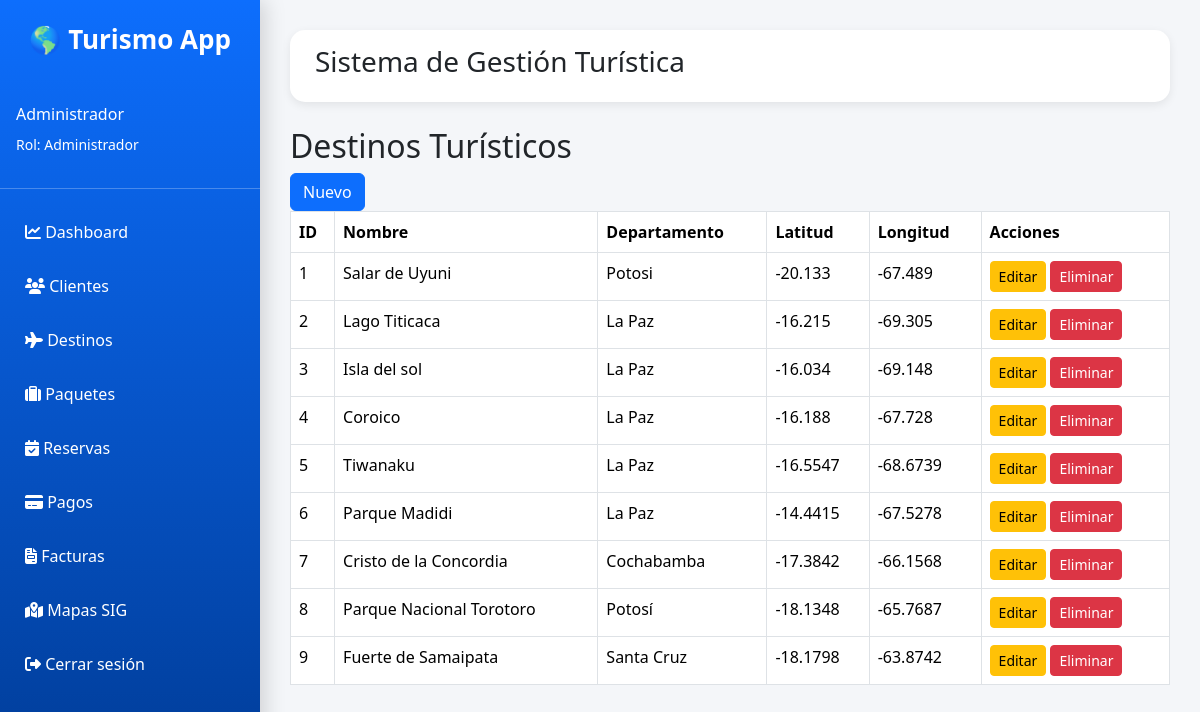
The app's page /destinos/ (signed in) with its own data.
### app/models.py (models this page shows, shortened)
class Usuario(UserMixin, db.Model):
    __tablename__ = "usuarios"
    id = db.Column(
        db.Integer,
        primary_key=True
    )
    nombre = db.Column(
        db.String(100),
        nullable=False
    )
    correo = db.Column(
        db.String(100),
        unique=True,
        nullable=False
    )
    password = db.Column(
        db.String(255),
        nullable=False
    )
    rol_id = db.Column(
        db.Integer,
        db.ForeignKey("roles.id"),
        nullable=False
    )

class Rol(db.Model):
    __tablename__ = "roles"
    id = db.Column(
        db.Integer,
        primary_key=True
    )
    nombre = db.Column(
        db.String(50),
        unique=True,
        nullable=False
    )
    usuarios = db.relationship(
        "Usuario",
        backref="rol",
        lazy=True
    )

class Destino(db.Model):
    __tablename__ = "destinos"
    id = db.Column(
        db.Integer,
        primary_key=True
    )
    nombre = db.Column(
        db.String(100),
        nullable=False
    )
    departamento = db.Column(
        db.String(100),
        nullable=False
    )
    descripcion = db.Column(
        db.Text
    )
    latitud = db.Column(
        db.Float
    )
    longitud = db.Column(
        db.Float
    )
    imagen = db.Column(
        db.String(255)
    )

### app/destinos/routes.py (the view)
@destinos_bp.route("/")
@login_required
def listar_destinos():
    destinos = Destino.query.all()
    return render_template(
    "destinos/listar.html",
    destinos=destinos
)

### app/templates/destinos/listar.html
{% extends 'base.html' %}
{% block content %}
<h2>Destinos Turísticos</h2>
{% if current_user.rol.nombre != "Cliente" %}
<a href="/destinos/nuevo" class="btn btn-primary">
    Nuevo
</a>
{% endif %}
<table class="table table-bordered">
    <thead>
        <tr>
            <th>ID</th>
            <th>Nombre</th>
            <th>Departamento</th>
            <th>Latitud</th>
            <th>Longitud</th>
            <th>Acciones</th>
        </tr>
    </thead>
    <tbody>
    {% for destino in destinos %}
    <tr>
        <td>{{ destino.id }}</td>
        <td>{{ destino.nombre }}</td>
        <td>{{ destino.departamento }}</td>
        <td>{{ destino.latitud }}</td>
        <td>{{ destino.longitud }}</td>
        <td>
            {% if current_user.rol.nombre != "Cliente" %}
                <a href="/destinos/editar/{{ destino.id }}"
                    class="btn btn-warning btn-sm">
                        Editar
                </a>
                <a href="/destinos/eliminar/{{ destino.id }}"
                    class="btn btn-danger btn-sm">
                        Eliminar
                </a>
            {% else %}
                <span class="text-muted">
                    Solo lectura
                </span>
            {% endif %}
        </td>
    </tr>
    {% endfor %}
    </tbody>
</table>
{% endblock %}

### app/templates/base.html (shortened to what this page needs)
<!DOCTYPE html>
<html lang="es">
<head>
<link href="https://cdn.jsdelivr.net/npm/bootstrap@5.3.7/dist/css/bootstrap.min.css" rel="stylesheet">
<link rel="stylesheet"
href="https://cdnjs.cloudflare.com/ajax/libs/font-awesome/6.5.2/css/all.min.css">
</head>
<body>
<div class="sidebar offcanvas-md offcanvas-start"
     tabindex="-1"
     id="menu">
<div class="logo">
    🌎 Turismo App
</div>
{% if current_user.is_authenticated %}
<div class="text-white p-3">
    <h6>{{ current_user.nombre }}</h6>
    <small>
        Rol: {{ current_user.rol.nombre }}
    </small>
</div>
<hr>
{% endif %}
{% if current_user.is_authenticated %}
    {% if current_user.rol.nombre == "Administrador" %}
        <a href="/dashboard">
            <i class="fa-solid fa-chart-line"></i>
            Dashboard
        </a>
        <a href="/clientes">
            <i class="fa-solid fa-users"></i>
            Clientes
        </a>
        <a href="/destinos">
            <i class="fa-solid fa-plane"></i>
            Destinos
        </a>
        <a href="/paquetes">
            <i class="fa-solid fa-suitcase"></i>
            Paquetes
        </a>
        <a href="/reservas">
            <i class="fa-solid fa-calendar-check"></i>
            Reservas
        </a>
        <a href="/pagos">
            <i class="fa-solid fa-credit-card"></i>
            Pagos
        </a>
        <a href="/facturas">
            <i class="fa-solid fa-file-invoice"></i>
            Facturas
        </a>
        <a href="/mapas">
            <i class="fa-solid fa-map-location-dot"></i>
            Mapas SIG
        </a>
    {% endif %}
    <a href="/auth/logout">
        <i class="fa-solid fa-right-from-bracket"></i>
        Cerrar sesión
    </a>
{% endif %}
</div>
<div class="content">
<div class="topbar">
    <h3>
        Sistema de Gestión Turística
    </h3>
</div>
{% block content %}
{% endblock %}
</div>
</body>
</html>

### app/templates/base.html (style rules this page uses)
* { margin:0; padding:0; box-sizing:border-box; }
body { background:#f4f6f9; font-family:'Segoe UI',sans-serif; }
.sidebar { position:fixed; top:0; left:0; width:260px; height:100vh; background:linear-gradient( 180deg, #0d6efd, #003b95 ); color:white; padding-top:20px; box-shadow:5px 0 20px rgba(0,0,0,.15); transition:transform .35s ease; z-index:1050; }
.logo { text-align:center; font-size:26px; font-weight:bold; margin-bottom:30px; }
.sidebar a { display:block; color:white; text-decoration:none; padding:15px 25px; transition:.3s; }
.content { margin-left:260px; padding:30px; }
.topbar { background:white; border-radius:15px; padding:15px 25px; margin-bottom:25px; box-shadow:0 3px 10px rgba(0,0,0,.08); }

### records on screen
Usuario: nombre "Administrador"
Rol: rol.nombre "Administrador"
Destino: id "1", nombre "Salar de Uyuni", departamento "Potosi", latitud "-20.133", longitud "-67.489"
Destino: id "2", nombre "Lago Titicaca", departamento "La Paz", latitud "-16.215", longitud "-69.305"
Destino: id "3", nombre "Isla del sol", departamento "La Paz", latitud "-16.034", longitud "-69.148"
Destino: id "4", nombre "Coroico", departamento "La Paz", latitud "-16.188", longitud "-67.728"
Destino: id "5", nombre "Tiwanaku", departamento "La Paz", latitud "-16.5547", longitud "-68.6739"
Destino: id "6", nombre "Parque Madidi", departamento "La Paz", latitud "-14.4415", longitud "-67.5278"
Destino: id "7", nombre "Cristo de la Concordia", departamento "Cochabamba", latitud "-17.3842", longitud "-66.1568"
Destino: id "8", nombre "Parque Nacional Torotoro", departamento "Potosí", latitud "-18.1348", longitud "-65.7687"
Destino: id "9", nombre "Fuerte de Samaipata", departamento "Santa Cruz", latitud "-18.1798", longitud "-63.8742"
